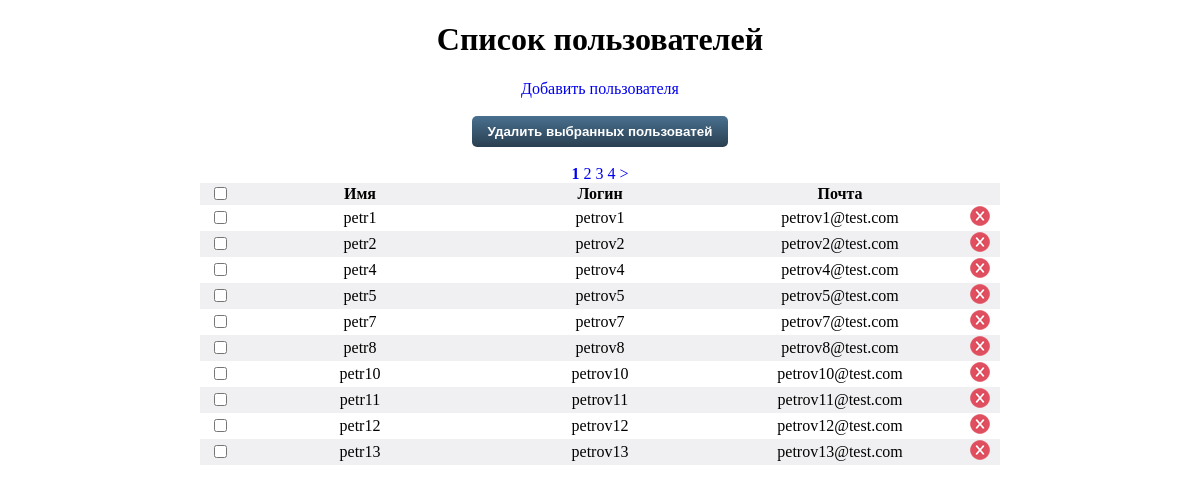
The page / on the database its author committed.
### tables this page shows
CREATE TABLE `users` (
  `id` int(5) NOT NULL,
  `name` varchar(400) NOT NULL,
  `login` varchar(400) NOT NULL,
  `mail` varchar(400) NOT NULL,
  `password` varchar(32) NOT NULL,
  `date` timestamp NOT NULL,
  `deleted` int(1) NOT NULL DEFAULT '0'
);

### conf.php (called while the page is built, shortened)
<?php
$сountRowPerPage = 10;

### index.php (the view, shortened to what this page needs)
<?php
include_once "conf.php";
if (isset($_GET["prevPage"])) {
    $prevPage = $_GET["prevPage"];
    $nextPage = $prevPage+$сountRowPerPage;
} else {
    $prevPage = 0;
}
if (isset($_GET["nextPage"])) {
    $nextPage = $_GET["nextPage"];
    $prevPage = $nextPage - $сountRowPerPage;
} else {
    $nextPage = $сountRowPerPage;
}
?>
<!doctype html>
<html>
<head>
    <link rel="stylesheet" href="style.css">
</head>
<body>
<div class="container">
    <h1>Список пользователей</h1>
    <a href="adduser.php">Добавить пользователя</a>
    <br>
    <br>
    <form action="deluser.php" method="post" id="formDelete">
        <input type="submit" value="Удалить выбранных пользоватей" class="btn">
    </form>
    <br>
    <div class = "navigation">
        <?php
        $query = "SELECT COUNT(*) FROM users WHERE deleted<>1 ";
        $result = mysqli_query(db::$link, $query);
        $tmp = mysqli_fetch_row($result);
        $countPage = (int)($tmp[0]/$сountRowPerPage)+1;
        for($i=0;$i<$countPage;$i++){
            if ((($prevPage/$сountRowPerPage))==$i){
                $currentPage = "class='current-page'";
            }
            else{
                $currentPage = "";
            }
            echo " <a href='index.php?prevPage=".($i*$сountRowPerPage)."&nextPage=".(($i+1)*$сountRowPerPage)."' $currentPage>".($i+1)."</a> ";
        }
        if ($nextPage<($countPage*$сountRowPerPage)){
            echo "<a href=\"index.php?prevPage=$nextPage&nextPage=".(($nextPage+$сountRowPerPage))."\"> > </a>";
        }
        ?>
    </div>
    <table class="users">
        <tr>
            <th class="check"><input type="checkbox" onclick="actionGroupCheck()" class="th-checkbox"></th>
            <th width="30%">Имя</th>
            <th width="30%">Логин</th>
            <th width="30%">Почта</th>
            <th width="25px"></th>
        </tr>
        <?php
        $query = "SELECT id, name, login, mail FROM users WHERE deleted<>1 LIMIT $prevPage,$сountRowPerPage";
        $result = mysqli_query(db::$link, $query);
        while($tmp = mysqli_fetch_array($result)){
            echo "<tr><td class=\"check\"><input type=\"checkbox\" name='check[".$tmp["id"]."]' form='formDelete' class='user-checkbox'>
                    <td>".$tmp["name"]."</td>
                    <td>".$tmp["login"]."</td>
                    <td>".$tmp["mail"]."</td>
                    <td><a href='deluser.php?id=".$tmp["id"]."'><img src='delete.png'></a></td></tr>"  ;
        }
        ?>
    </table>
</div>
</body>
</html>

### style.css (style rules this page uses)
a { text-decoration: none; }
.container { width: 800px; margin: auto; text-align: center; }
.navigation { text-align: center; }
table.users { width: 100%; border-collapse: collapse; }
tr:nth-child(odd) { background-color: #f0f0f2; }
.users td { text-align: center; }
.check { width: 25px; }
.current-page { font-weight: bold; }
.btn { background: linear-gradient(#49708f, #293f50); border: 0; border-radius: 5px; color: #fff; cursor: pointer; font-weight: bold; padding: 8px 16px; }

### rows shown on the page
users: name "petr1", login "petrov1", mail "petrov1@test.com"
users: name "petr2", login "petrov2", mail "petrov2@test.com"
users: name "petr4", login "petrov4", mail "petrov4@test.com"
users: name "petr5", login "petrov5", mail "petrov5@test.com"
users: name "petr7", login "petrov7", mail "petrov7@test.com"
users: name "petr8", login "petrov8", mail "petrov8@test.com"
users: name "petr10", login "petrov10", mail "petrov10@test.com"
users: name "petr11", login "petrov11", mail "petrov11@test.com"
users: name "petr12", login "petrov12", mail "petrov12@test.com"
users: name "petr13", login "petrov13", mail "petrov13@test.com"
